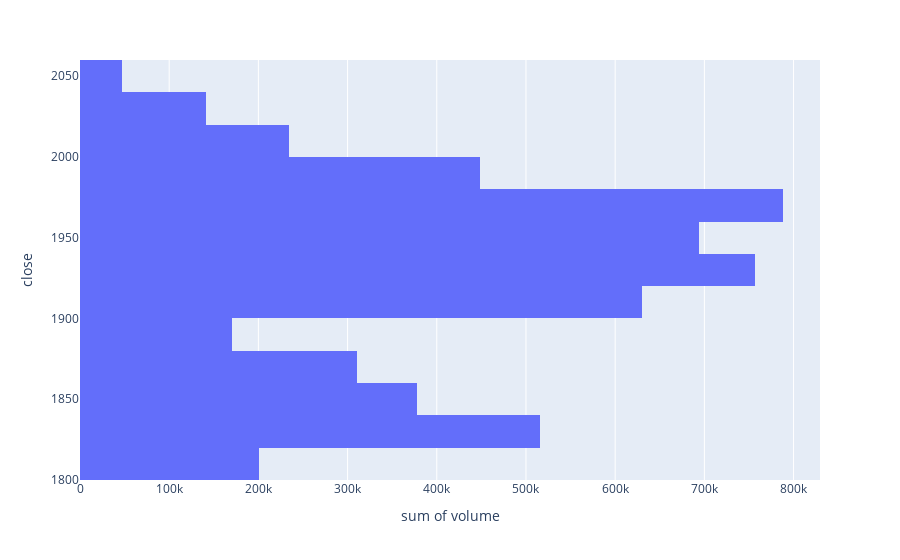

Source (notebook cell):
### Code cell
px.histogram(df_XUD, x='volume', y='close', nbins=25, orientation='h').show()

### Figure 1 — Plotly figure (JSON) as saved in the notebook; plotly's stock layout.template omitted (floating-point values rounded to 4 significant figures; data arrays with more than 128 entries replaced by an {"elided": "..."} marker saying what was removed)
{"data": [{"alignmentgroup": "True", "bingroup": "y", "histfunc": "sum", "hovertemplate": "sum of volume=%{x}<br>close=%{y}<extra></extra>", "legendgroup": "", "marker": {"color": "#636efa", "pattern": {"shape": ""}}, "name": "", "nbinsy": 25, "offsetgroup": "", "orientation": "h", "showlegend": false, "type": "histogram", "x": {"elided": "8540 int values"}, "xaxis": "x", "y": {"elided": "8540 float values"}, "yaxis": "y"}], "layout": {"barmode": "relative", "legend": {"tracegroupgap": 0}, "margin": {"t": 60}, "xaxis": {"anchor": "y", "domain": [0, 1], "title": {"text": "sum of volume"}}, "yaxis": {"anchor": "x", "domain": [0, 1], "title": {"text": "close"}}}}
